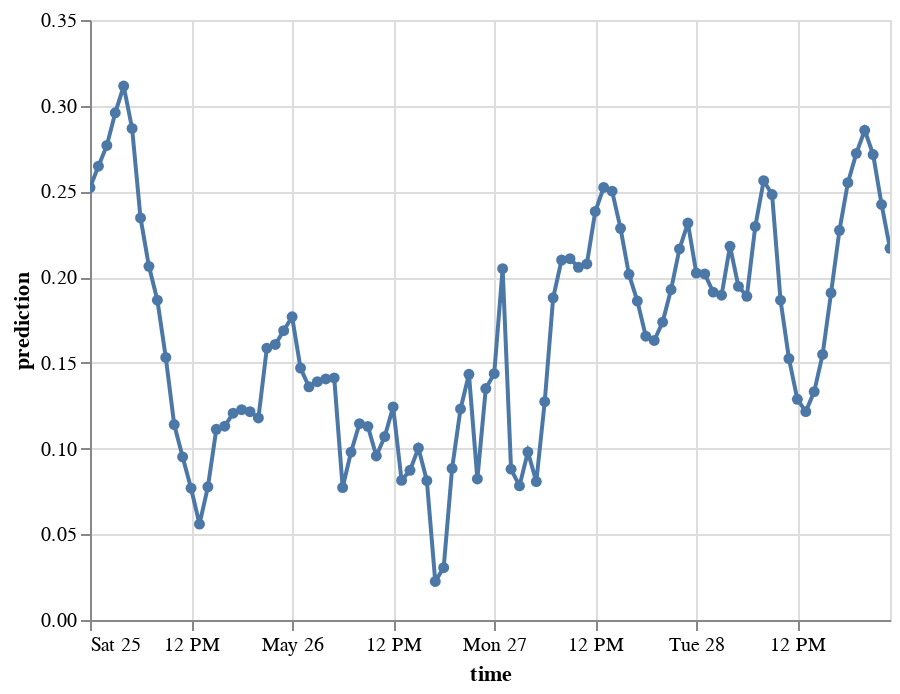

Source (notebook cell):
### Code cell
# Importing Altair for interactive visualization
import altair as alt

# Create Altair chart with line and dots
chart = alt.Chart(predictions_df).mark_line(point=True).encode(
    x='time:T', 
    y='prediction:Q', 
    # Adding tooltips for interactive information display
    tooltip=[alt.Tooltip('time:T', title='Date', format='%Y-%m-%d'), 
             alt.Tooltip('time:T', title='Time', format='%H:%M'), 
             alt.Tooltip('prediction:Q', title='Spot Price (DKK)', format='.2f')
            ]
)
 
# Display the chart
chart.interactive()

### Figure 1 — Vega-Lite specification as saved in the notebook (floating-point values rounded to 4 significant figures)
{"config": {"view": {"continuousWidth": 400, "continuousHeight": 300}}, "data": {"name": "data-f6ab656cdbb256688266bfdb40cb5e97"}, "mark": {"type": "line", "point": true}, "encoding": {"tooltip": [{"field": "time", "format": "%Y-%m-%d", "title": "Date", "type": "temporal"}, {"field": "time", "format": "%H:%M", "title": "Time", "type": "temporal"}, {"field": "prediction", "format": ".2f", "title": "Spot Price (DKK)", "type": "quantitative"}], "x": {"field": "time", "type": "temporal"}, "y": {"field": "prediction", "type": "quantitative"}}, "selection": {"selector001": {"type": "interval", "bind": "scales", "encodings": ["x", "y"]}}, "$schema": "https://vega.github.io/schema/vega-lite/v4.17.0.json", "datasets": {"data-f6ab656cdbb256688266bfdb40cb5e97": [{"prediction": 0.2523, "time": "2024-05-25T00:00:00"}, {"prediction": 0.2647, "time": "2024-05-25T01:00:00"}, {"prediction": 0.2768, "time": "2024-05-25T02:00:00"}, {"prediction": 0.2959, "time": "2024-05-25T03:00:00"}, {"prediction": 0.3115, "time": "2024-05-25T04:00:00"}, {"prediction": 0.2867, "time": "2024-05-25T05:00:00"}, {"prediction": 0.2346, "time": "2024-05-25T06:00:00"}, {"prediction": 0.2063, "time": "2024-05-25T07:00:00"}, {"prediction": 0.1865, "time": "2024-05-25T08:00:00"}, {"prediction": 0.1531, "time": "2024-05-25T09:00:00"}, {"prediction": 0.114, "time": "2024-05-25T10:00:00"}, {"prediction": 0.09514, "time": "2024-05-25T11:00:00"}, {"prediction": 0.07686, "time": "2024-05-25T12:00:00"}, {"prediction": 0.05591, "time": "2024-05-25T13:00:00"}, {"prediction": 0.07768, "time": "2024-05-25T14:00:00"}, {"prediction": 0.1112, "time": "2024-05-25T15:00:00"}, {"prediction": 0.1131, "time": "2024-05-25T16:00:00"}, {"prediction": 0.1206, "time": "2024-05-25T17:00:00"}, {"prediction": 0.1226, "time": "2024-05-25T18:00:00"}, {"prediction": 0.1215, "time": "2024-05-25T19:00:00"}, {"prediction": 0.1179, "time": "2024-05-25T20:00:00"}, {"prediction": 0.1586, "time": "2024-05-25T21:00:00"}, {"prediction": 0.1607, "time": "2024-05-25T22:00:00"}, {"prediction": 0.1688, "time": "2024-05-25T23:00:00"}, {"prediction": 0.1769, "time": "2024-05-26T00:00:00"}, {"prediction": 0.1469, "time": "2024-05-26T01:00:00"}, {"prediction": 0.136, "time": "2024-05-26T02:00:00"}, {"prediction": 0.139, "time": "2024-05-26T03:00:00"}, {"prediction": 0.1406, "time": "2024-05-26T04:00:00"}, {"prediction": 0.1412, "time": "2024-05-26T05:00:00"}, {"prediction": 0.07729, "time": "2024-05-26T06:00:00"}, {"prediction": 0.09793, "time": "2024-05-26T07:00:00"}, {"prediction": 0.1145, "time": "2024-05-26T08:00:00"}, {"prediction": 0.113, "time": "2024-05-26T09:00:00"}, {"prediction": 0.09571, "time": "2024-05-26T10:00:00"}, {"prediction": 0.107, "time": "2024-05-26T11:00:00"}, {"prediction": 0.1243, "time": "2024-05-26T12:00:00"}, {"prediction": 0.08145, "time": "2024-05-26T13:00:00"}, {"prediction": 0.0873, "time": "2024-05-26T14:00:00"}, {"prediction": 0.1003, "time": "2024-05-26T15:00:00"}, {"prediction": 0.08126, "time": "2024-05-26T16:00:00"}, {"prediction": 0.02251, "time": "2024-05-26T17:00:00"}, {"prediction": 0.03053, "time": "2024-05-26T18:00:00"}, {"prediction": 0.0884, "time": "2024-05-26T19:00:00"}, {"prediction": 0.1231, "time": "2024-05-26T20:00:00"}, {"prediction": 0.1433, "time": "2024-05-26T21:00:00"}, {"prediction": 0.08226, "time": "2024-05-26T22:00:00"}, {"prediction": 0.135, "time": "2024-05-26T23:00:00"}, {"prediction": 0.1437, "time": "2024-05-27T00:00:00"}, {"prediction": 0.2049, "time": "2024-05-27T01:00:00"}, {"prediction": 0.08801, "time": "2024-05-27T02:00:00"}, {"prediction": 0.07824, "time": "2024-05-27T03:00:00"}, {"prediction": 0.09798, "time": "2024-05-27T04:00:00"}, {"prediction": 0.08073, "time": "2024-05-27T05:00:00"}, {"prediction": 0.1274, "time": "2024-05-27T06:00:00"}, {"prediction": 0.188, "time": "2024-05-27T07:00:00"}, {"prediction": 0.21, "time": "2024-05-27T08:00:00"}, {"prediction": 0.2108, "time": "2024-05-27T09:00:00"}, {"prediction": 0.2058, "time": "2024-05-27T10:00:00"}, {"prediction": 0.2077, "time": "2024-05-27T11:00:00"}, {"prediction": 0.2383, "time": "2024-05-27T12:00:00"}, {"prediction": 0.2523, "time": "2024-05-27T13:00:00"}, {"prediction": 0.2502, "time": "2024-05-27T14:00:00"}, {"prediction": 0.2285, "time": "2024-05-27T15:00:00"}, {"prediction": 0.2017, "time": "2024-05-27T16:00:00"}, {"prediction": 0.1861, "time": "2024-05-27T17:00:00"}, {"prediction": 0.1655, "time": "2024-05-27T18:00:00"}, {"prediction": 0.163, "time": "2024-05-27T19:00:00"}, {"prediction": 0.1738, "time": "2024-05-27T20:00:00"}, {"prediction": 0.1928, "time": "2024-05-27T21:00:00"}, {"prediction": 0.2165, "time": "2024-05-27T22:00:00"}, {"prediction": 0.2316, "time": "2024-05-27T23:00:00"}, {"prediction": 0.2024, "time": "2024-05-28T00:00:00"}, {"prediction": 0.2018, "time": "2024-05-28T01:00:00"}, {"prediction": 0.1913, "time": "2024-05-28T02:00:00"}, {"prediction": 0.1895, "time": "2024-05-28T03:00:00"}, {"prediction": 0.218, "time": "2024-05-28T04:00:00"}, {"prediction": 0.1946, "time": "2024-05-28T05:00:00"}, {"prediction": 0.1888, "time": "2024-05-28T06:00:00"}, {"prediction": 0.2295, "time": "2024-05-28T07:00:00"}, {"prediction": 0.2562, "time": "2024-05-28T08:00:00"}, {"prediction": 0.2482, "time": "2024-05-28T09:00:00"}, {"prediction": 0.1866, "time": "2024-05-28T10:00:00"}, {"prediction": 0.1525, "time": "2024-05-28T11:00:00"}, {"prediction": 0.1287, "time": "2024-05-28T12:00:00"}, {"prediction": 0.1216, "time": "2024-05-28T13:00:00"}, {"prediction": 0.1332, "time": "2024-05-28T14:00:00"}, {"prediction": 0.1549, "time": "2024-05-28T15:00:00"}, {"prediction": 0.1908, "time": "2024-05-28T16:00:00"}, {"prediction": 0.2273, "time": "2024-05-28T17:00:00"}, {"prediction": 0.2551, "time": "2024-05-28T18:00:00"}, {"prediction": 0.2722, "time": "2024-05-28T19:00:00"}, {"prediction": 0.2857, "time": "2024-05-28T20:00:00"}, {"prediction": 0.2715, "time": "2024-05-28T21:00:00"}, {"prediction": 0.2424, "time": "2024-05-28T22:00:00"}, {"prediction": 0.2168, "time": "2024-05-28T23:00:00"}]}}
